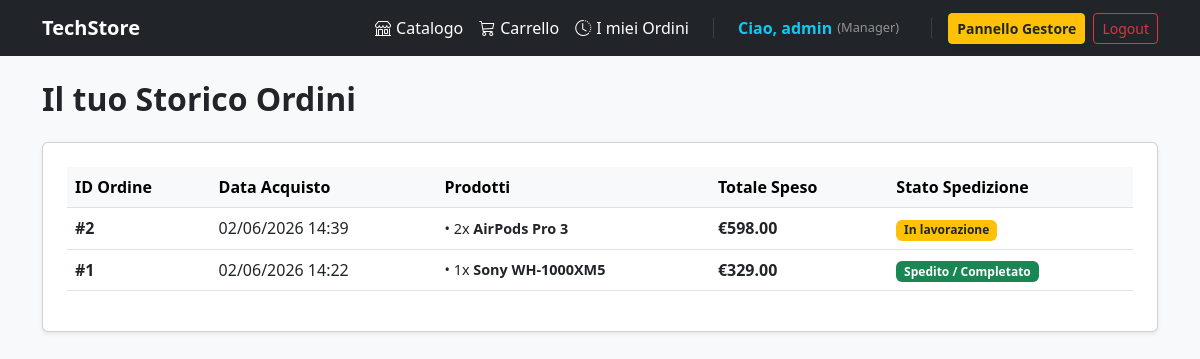
The page /ordini/ (signed in) on the database its author committed.
### accounts/models.py (models this page shows)
class CustomUser(AbstractUser):
    CUSTOMER = 'customer'
    STORE_MANAGER = 'store_manager'
    ROLE_CHOICES = [
        (CUSTOMER, 'Customer'),
        (STORE_MANAGER, 'Store Manager'),
    ]
    role = models.CharField(
        max_length=20,
        choices=ROLE_CHOICES,
        default=CUSTOMER,
        help_text="Ruolo dell'utente all'interno dell'e-commerce"
    )
    def is_manager(self):
        return self.role == self.STORE_MANAGER

### store/models.py (models this page shows, shortened)
class Order(models.Model):
    user = models.ForeignKey(settings.AUTH_USER_MODEL, on_delete=models.CASCADE, related_name='orders')
    created_at = models.DateTimeField(auto_now_add=True)
    is_completed = models.BooleanField(default=False)
    total_price = models.DecimalField(max_digits=10, decimal_places=2, default=0.00)

class OrderItem(models.Model):
    order = models.ForeignKey(Order, on_delete=models.CASCADE, related_name='items')
    product = models.ForeignKey(Product, on_delete=models.CASCADE)
    quantity = models.IntegerField(default=1)
    price = models.DecimalField(max_digits=10, decimal_places=2)

class Product(models.Model):
    category = models.ForeignKey(Category, on_delete=models.CASCADE, related_name='products')
    name = models.CharField(max_length=200)
    description = models.TextField()
    price = models.DecimalField(max_digits=10, decimal_places=2)
    stock = models.IntegerField(default=0)
    is_active = models.BooleanField(default=True)

### store/views.py (the view)
# urls.py: path('ordini/', userOrders, name='userOrders'),
@login_required
def userOrders(request):
    orders = Order.objects.filter(user=request.user).order_by('-created_at')
    return render(request, 'ordiniUtente.html', {'orders': orders})

### templates/ordiniUtente.html (shortened to what this page needs)
{% extends 'base.html' %}
{% block content %}
<div class="row mt-4">
    <div class="col-12">
        <h2 class="fw-bold mb-4">Il tuo Storico Ordini</h2>
        <div class="card shadow-sm p-4">
            {% if orders %}
                <div class="table-responsive">
                    <table class="table table-hover align-middle">
                        <thead class="table-light">
                            <tr>
                                <th>ID Ordine</th>
                                <th>Data Acquisto</th>
                                <th>Prodotti</th>
                                <th>Totale Speso</th>
                                <th>Stato Spedizione</th>
                            </tr>
                        </thead>
                        <tbody>
                            {% for order in orders %}
                                <tr>
                                    <td class="fw-bold">#{{ order.id }}</td>
                                    <td>{{ order.created_at|date:"d/m/Y H:i" }}</td>
                                    <td>
                                        <ul class="list-unstyled mb-0" style="font-size: 0.9rem;">
                                            {% for item in order.items.all %}
                                                <li>• {{ item.quantity }}x <span class="fw-semibold">{{ item.product.name }}</span></li>
                                            {% endfor %}
                                        </ul>
                                    </td>
                                    <td class="fw-bold text-dark">€{{ order.total_price }}</td>
                                    <td>
                                        {% if order.is_completed %}
                                            <span class="badge bg-success">Spedito / Completato</span>
                                        {% else %}
                                            <span class="badge bg-warning text-dark">In lavorazione</span>
                                        {% endif %}
                                    </td>
                                </tr>
                            {% endfor %}
                        </tbody>
                    </table>
                </div>
            {% else %}
                <div class="text-center py-5">
                    <p class="text-muted fs-5 mb-3">Non hai ancora effettuato nessun ordine sullo store.</p>
                    <a href="{% url 'product_list' %}" class="btn btn-primary">Sfoglia il Catalogo</a>
                </div>
            {% endif %}
        </div>
    </div>
</div>
{% endblock %}

### templates/base.html (shortened to what this page needs)
<!doctype html>
<html lang="it">
  <head>
    <link
      href="https://cdn.jsdelivr.net/npm/bootstrap@5.3.0/dist/css/bootstrap.min.css"
      rel="stylesheet"
    />
    <link
      href="https://cdn.jsdelivr.net/npm/bootstrap-icons@1.11.3/font/bootstrap-icons.min.css"
      rel="stylesheet"
    />
  </head>
  <body class="bg-light">
    <nav class="navbar navbar-expand-lg navbar-dark bg-dark mb-4">
      <div class="container">
        <a class="navbar-brand fw-bold" href="{% url 'product_list' %}"
          >TechStore</a
        >
        <div class="collapse navbar-collapse" id="navbarNav">
          <ul class="navbar-expand navbar-nav ms-auto align-items-center">
            <li class="nav-item">
              <a class="nav-link text-white" href="{% url 'product_list' %}">
                <i class="bi bi-shop"></i> Catalogo
              </a>
            </li>
            <li class="nav-item">
              <a class="nav-link text-white position-relative" href="{% url 'cart_detail' %}">
                <i class="bi bi-cart3"></i> Carrello
              </a>
            </li>
            {% if user.is_authenticated %}
            <li class="nav-item">
              <a class="nav-link text-white" href="{% url 'userOrders' %}">
                <i class="bi bi-clock-history"></i> I miei Ordini
              </a>
            </li>
            {% endif %}
            {% if user.is_authenticated %}
            <li class="nav-item">
              <a class="nav-link text-info fw-semibold me-2" href="{% url 'profile' %}">
                Ciao, {{ user.username }}
                <span style="font-size: 0.8rem; font-weight: normal;" class="text-white-50">
                  ({% if user.is_manager or user.is_superuser %}Manager{% else %}Cliente{% endif %})
                </span>
              </a>
            </li>
            {% if user.is_manager or user.is_superuser %}
            <li class="nav-item">
              <a class="btn btn-sm btn-warning text-dark fw-bold me-2 shadow-sm" href="{% url 'manager_dashboard' %}">
                Pannello Gestore
              </a>
            </li>
            {% endif %}
            <li class="nav-item">
              <form
                action="{% url 'logout' %}"
                method="post"
                class="d-inline"
              >
                <button type="submit" class="btn btn-sm btn-outline-danger">
                  Logout
                </button>
              </form>
            </li>
            {% endif %}
          </ul>
        </div>
      </div>
    </nav>
    <div class="container">
      {% block content %} {% endblock %}
    </div>
  </body>
</html>

### templates/base.html (style rules this page uses)
.navbar-nav .nav-link { font-weight: 500; padding: 0.4rem 0.75rem; border-radius: 6px; transition: background-color 0.2s ease, color 0.2s ease; display: flex; align-items: center; gap: 5px; }

### rows shown on the page
CustomUser: username "admin"
Order: id "2", created_at "02/06/2026 14:39", total_price "598.00", is_completed "In lavorazione"
OrderItem: quantity "2", product.name "AirPods Pro 3"
Order: id "1", created_at "02/06/2026 14:22", total_price "329.00", is_completed "Spedito / Completato"
OrderItem: quantity "1", product.name "Sony WH-1000XM5"
